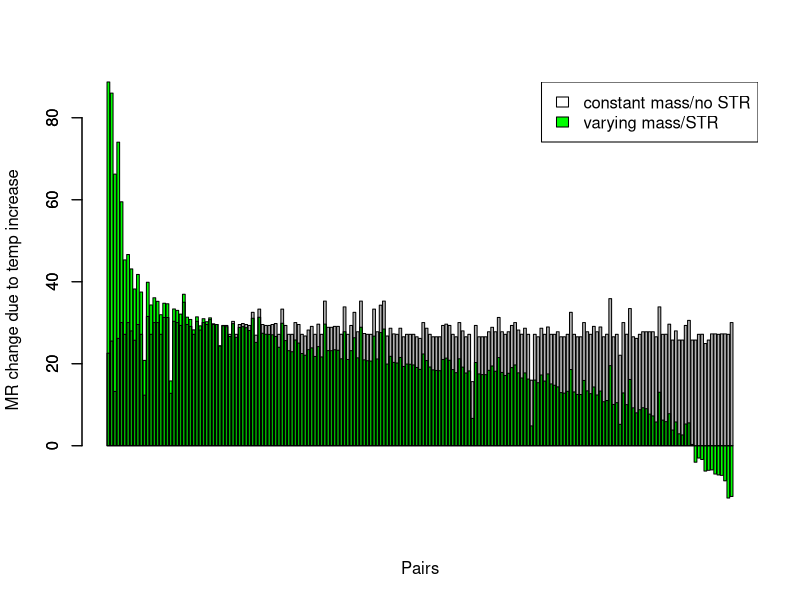
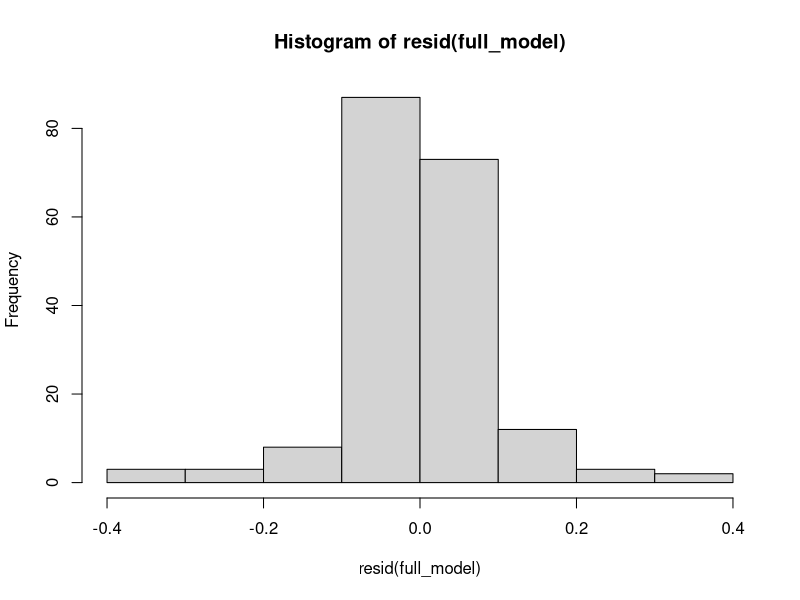
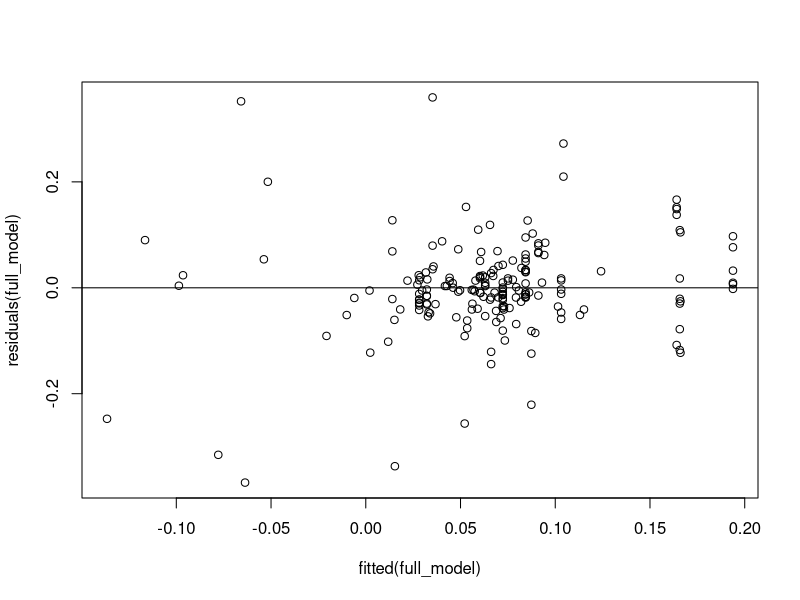
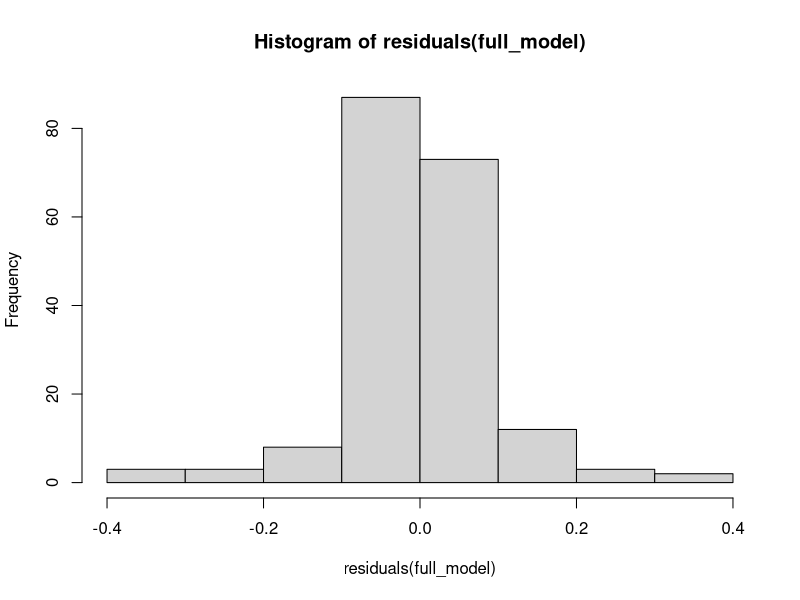
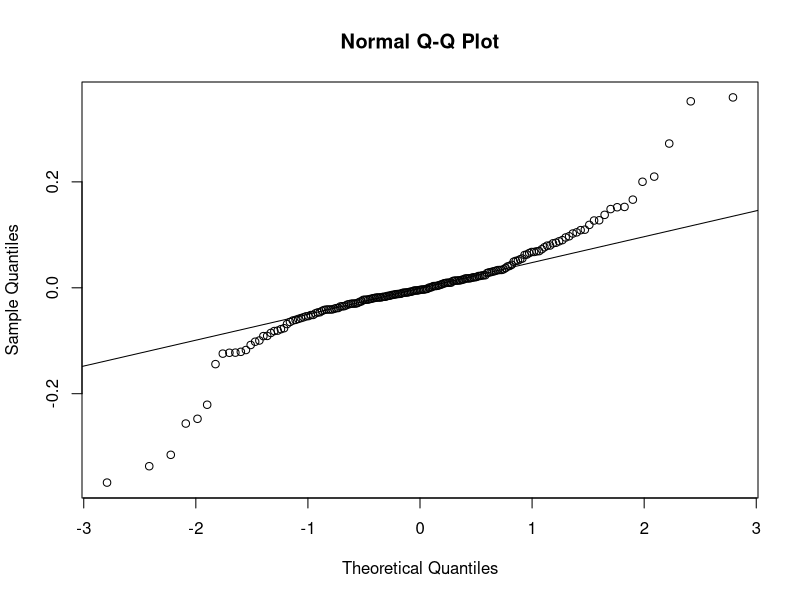
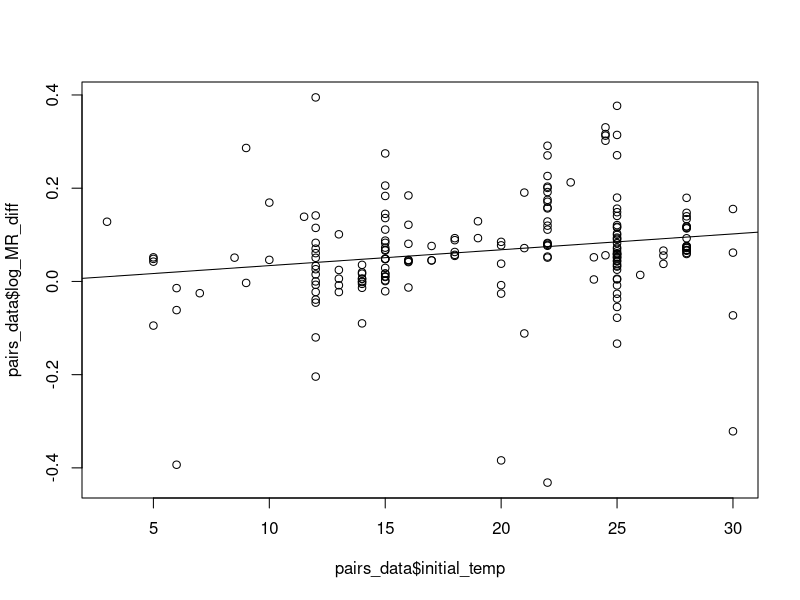
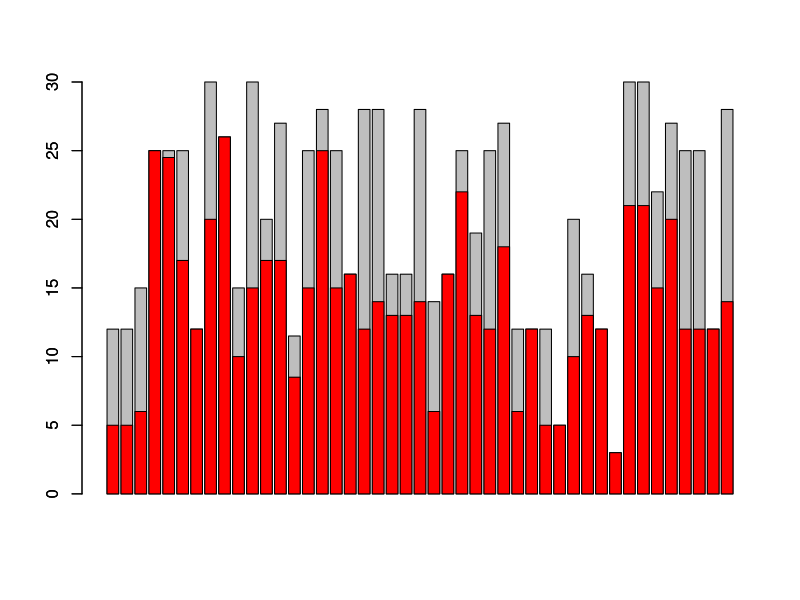
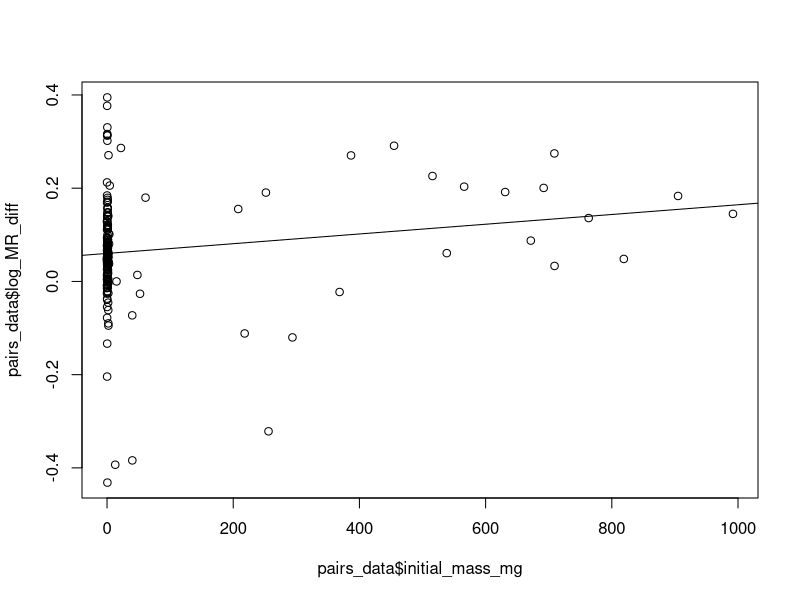

The R source for these figures, in order:
# Read in clean data
pairs_data = read.csv("clean_data_MTEecto.csv", stringsAsFactors = FALSE)

#----------------METABOLIC RATE VISUALIZATION & ANALYSIS FOR PAIRS-------------------

# Metabolic rate
pairs_data$PD_MR_CS = ((pairs_data$constantmass_metrate / pairs_data$initial_metrate) - 1) * 100
pairs_data$PD_MR_VS = ((pairs_data$final_metrate / pairs_data$initial_metrate) - 1) * 100
pairs_data$MR_diff = pairs_data$PD_MR_CS - pairs_data$PD_MR_VS
pairs_data = pairs_data[order(pairs_data$MR_diff),]
barplot(pairs_data$PD_MR_VS, col = "green", xlab = "Pairs", ylab = "MR change due to temp increase")
barplot(pairs_data$PD_MR_CS, col = rgb(0, 0, 0, alpha = 0.3), add = TRUE)
legend("topright", c("constant mass/no STR", "varying mass/STR"), fill = c("white", "green"))

# Linear mixed model for difference in metabolic rates
pairs_data$log_MR_diff = log(pairs_data$constantmass_metrate) - log(pairs_data$final_metrate)
library(lme4)
initial_model = lmer(log_MR_diff ~ initial_temp + (1|species) + (1|Class) + (1|studyID) + (1|study), data = pairs_data)
summary(initial_model)
#removed random effects study and studyID because they explained no variability
full_model = lmer(log_MR_diff ~ initial_temp + (1|species) + (1|Class), data = pairs_data)
summary(full_model)
coef(full_model)
hist(resid(full_model))
plot(fitted(full_model), residuals(full_model)) #linearity good, heteroscedasticity
abline(h = 0)
hist(residuals(full_model))
qqnorm(residuals(full_model))
qqline(residuals(full_model)) #normality of residuals not good, but that's okay? 

# Full model but w/ size as fixed effect
# initial_mass vs. initial_mass_mg ?
full_model_size = lmer(log_MR_diff ~ initial_temp + initial_mass_mg + (1|species) + (1|Class), data = pairs_data)
summary(full_model_size)

# Likelihood ratio test for temp w/ linear regression plot & by species variation
null_temp = lmer(log_MR_diff ~ (1|species) + (1|Class), data = pairs_data, REML = FALSE)
model_temp = lmer(log_MR_diff ~ initial_temp + (1|species) + (1|Class), data = pairs_data, REML = FALSE)
anova(null_temp, model_temp)
par(mfrow = c(1, 1))
lr = lm(pairs_data$log_MR_diff ~ pairs_data$initial_temp)
plot(pairs_data$initial_temp, pairs_data$log_MR_diff)
abline(lr)

pairs_data = pairs_data[order(pairs_data$species),]
library(dplyr)
by_species = group_by(pairs_data, species)
temperatures = summarise(by_species, 
                         pairs_count = n(),
                         minimum = min(initial_temp), 
                         maximum = max(initial_temp), 
                         average = mean(initial_temp), 
                         standard_dev = sd(initial_temp))
barplot(temperatures$maximum)
barplot(temperatures$minimum, col = "red", add = TRUE)

# Likelihood ratio test for size w/ lin reg plot & by species variation
null_size = lmer(log_MR_diff ~ initial_temp + (1|species) + (1|Class), data = pairs_data, REML = FALSE)
model_size = lmer(log_MR_diff ~ initial_temp + initial_mass_mg + (1|species) + (1|Class), data = pairs_data, REML = FALSE)
anova(null_size, model_size)
lr_size = lm(pairs_data$log_MR_diff ~ pairs_data$initial_mass_mg)
plot(pairs_data$initial_mass_mg, pairs_data$log_MR_diff)
abline(lr_size)

sizes = summarise(by_species, 
                  minimum = min(initial_mass), 
                  maximum = max(initial_mass), 
                  average = mean(initial_mass), 
                  standard_dev = sd(initial_mass))
barplot(log(sizes$maximum))
barplot(log(sizes$minimum), col = "red", add = TRUE)

# Likelihood ratio test for species
null_sp = lmer(log_MR_diff ~ initial_temp + (1|Class), data = pairs_data, REML = FALSE)
model_sp = lmer(log_MR_diff ~ initial_temp + (1|species) + (1|Class), data = pairs_data, REML = FALSE)
anova(null_sp, model_sp)

# Likelihood ratio test for class
null_class = lmer(log_MR_diff ~ initial_temp + (1|species), data = pairs_data, REML = FALSE)
model_class = lmer(log_MR_diff ~ initial_temp + (1|species) + (1|Class), data = pairs_data, REML = FALSE)
anova(null_class, model_class)

#---------------METABOLIC RATE VISUALIZATION & ANALYSIS FOR SPECIES----------

### Metabolic rate percent differences

#MR PDs for all pairs grouped by species
sp_names = data.frame(table(pairs_data$species))
sp_names = sp_names[order(sp_names$Freq, decreasing = TRUE),]

par(mfrow = c(3, 5))
for(name in sp_names$Var1){
  sp_df = pairs_data[pairs_data$species == name,]
  barplot(sp_df$PD_MR_VS, col = "green", main = name, ylim = c(15, 90))
  barplot(sp_df$PD_MR_CS, col = rgb(0, 0, 0, alpha = 0.3), add = TRUE)
  abline(h = 0)
}

# Average metabolic rates by species
by_species = group_by(pairs_data, species, Class)
species_data = summarise(by_species, 
                         pairs_count = n(), 
                         initial_metrate = mean(initial_metrate), 
                         final_metrate = mean(final_metrate), 
                         constantmass_metrate = mean(constantmass_metrate))

# Calculations and percent difference plots
species_data$log_MR_diff = log(species_data$constantmass_metrate) - log(species_data$final_metrate)
species_data$PD_MR_CS = (species_data$constantmass_metrate - species_data$initial_metrate) / abs(species_data$initial_metrate) * 100
species_data$PD_MR_VS = (species_data$final_metrate - species_data$initial_metrate) / abs(species_data$initial_metrate) * 100

library(tidyr)
library(ggplot2)
species_data_plot = species_data[c("species", "Class", "PD_MR_CS", "PD_MR_VS")]
species_data_plot = gather(species_data_plot, key, value, -species, -Class)
species_data_plot$class_abbr = as.numeric(factor(species_data_plot$Class))

asterisks = species_data %>%
  group_by(species) %>%
  select(species, PD_MR_CS, PD_MR_VS) %>%
  mutate(value_real = ifelse(PD_MR_CS > PD_MR_VS, PD_MR_CS, PD_MR_VS), 
         color = ifelse(PD_MR_CS > PD_MR_VS, "PD_MR_CS", "PD_MR_VS"))
asterisks = merge(x = asterisks, y = species_data_plot[,c("class_abbr", "species")], by = "species", all.x = TRUE)
asterisks$value = rep(-3, nrow(asterisks))

ggplot(species_data_plot, aes(x = species, y = value)) +
  geom_bar(aes(fill = key), position = "dodge", stat = "identity") +
  theme_bw() +
  facet_grid(~class_abbr, scales = "free_x", space = "free_x") +
  scale_fill_manual(values = c(rgb(0, 0, 0), rgb(0, 1, 0)), 
                    labels = c("Constant-mass metabolic rate", "Varying-mass metabolic rate")) +
  scale_y_continuous(name = "Non-STR & STR metabolic rate changes (%)") + scale_x_discrete(name = "Species") +
  geom_text(aes(colour = factor(color)), data = asterisks, label = "*", size = 10) +
  scale_colour_manual(values = c(rgb(0, 0, 0), rgb(0, 1, 0))) +
  theme(legend.position = "none") +
  coord_cartesian(ylim = c(0, 65)) +
  theme(strip.text = element_text(size = 20),
        axis.text.x = element_text(angle = 90, hjust = 1, vjust = 0.5), 
        panel.grid.major = element_blank(), 
        panel.grid.minor = element_blank(), 
        axis.text = element_text(size = 13), 
        axis.title = element_text(size = 16))

class_abbreviation = unique(species_data_plot[,c("Class", "class_abbr")])
class_abbreviation = class_abbreviation[order(class_abbreviation$class_abbr),]

# T-test for comparing means of varying size and constant size metabolic rates
par(mfrow = c(1, 1))
hist(species_data$log_MR_diff) #normality of difference between pairs
t.test(log(species_data$constantmass_metrate), log(species_data$final_metrate), paired = TRUE)

#------------------MASS ANALYSIS & VISUALIZATION---------------

### Mass percentage for 1:1 plot
mass_averages = pairs_data %>%
  group_by(species) %>%
  summarise_each(funs(mean), initial_mass, final_mass, constantmetrate_mass)

species_data = merge(x = species_data, y = mass_averages, by = "species", all.x = TRUE)
species_data$needed_mass_percent = species_data$constantmetrate_mass / species_data$initial_mass * 100
species_data$actual_mass_percent = species_data$final_mass / species_data$initial_mass * 100

# Plot
plot(50, 50, xlim = c(60, 137), ylim = c(60, 137), xlab = "", ylab = "")
mtext("Compensation mass change", side = 1, line = 2.5, font = 2, cex = 1.5)
mtext("(needed mass/initial mass) * 100", side = 1, line = 3.5, cex = 0.75)
mtext("Observed mass change", side = 2, line = 2.8, font = 2, cex = 1.5)
mtext("(actual mass/initial mass) * 100", side = 2, line = 2, cex = 0.75)
polygon(c(50, 50, 100), c(50, 100, 100), col = rgb(0, 1, 0, alpha = 0.3), border = NA)
polygon(c(50, 100, 100, 50), c(100, 100, 140, 140), col = rgb(0, 1, 0), border = NA)
points(species_data$needed_mass_percent, species_data$actual_mass_percent, pch = 20)
lines(x = c(0, 500), c(0, 500))
abline(h = 100, v = 100, lty = 3)
text(113.9082, 128, "mass change for temp-\n erature to have no effect\n on metabolic rate", cex = 0.9, xpd = TRUE)
arrows(x0 = 113.9818, y0 = 122.8864, x1 = 113.7489, y1 = 115.0543, length = 0.08)
text(130.9794, 91, "mass does\n not change")
arrows(x0 = 130.6321, y0 = 94.34712, x1 = 130.6321, y1 = 99.01680, length = 0.08)
text(112, 64.21285, "mass does not\n need to change")
arrows(x0 = 105.2136, y0 = 64.41466, x1 = 101.9626, y1 = 64.41466, length = 0.08)

# T test for comparing means of actual and needed mass
t.test(log(species_data$final_mass), log(species_data$constantmetrate_mass), paired = TRUE)

